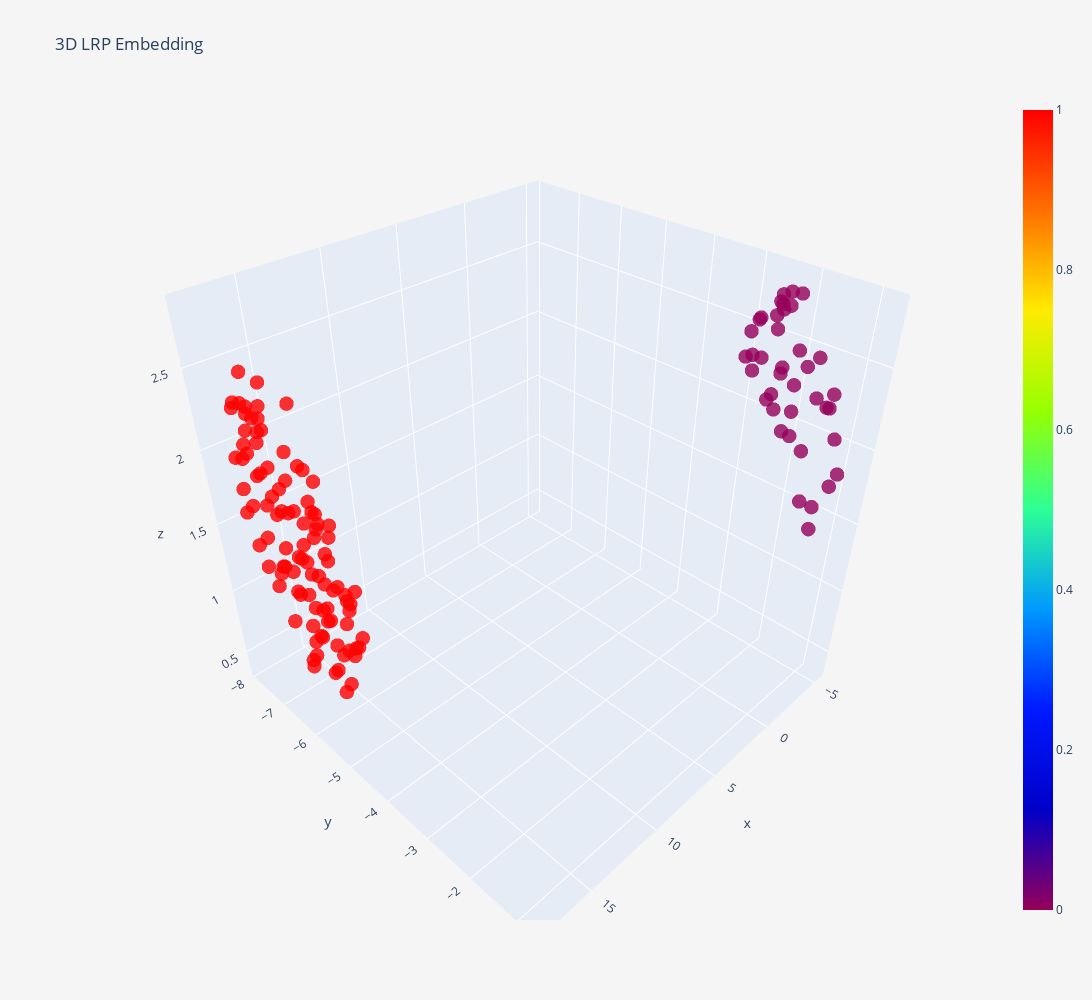

Notebook cell for this chart:
### Code cell
plot_3d_lrp(embedding, colors=risk_labels, labels=analysis_labels["ASD_DX_group"])

### Figure 1 — Plotly figure (JSON) as saved in the notebook; plotly's stock layout.template omitted (floating-point values rounded to 4 significant figures; data arrays with more than 128 entries replaced by an {"elided": "..."} marker saying what was removed)
{"data": [{"marker": {"color": {"elided": "138 int values"}, "colorscale": [[0, "rgb(150,0,90)"], [0.125, "rgb(0,0,200)"], [0.25, "rgb(0,25,255)"], [0.375, "rgb(0,152,255)"], [0.5, "rgb(44,255,150)"], [0.625, "rgb(151,255,0)"], [0.75, "rgb(255,234,0)"], [0.875, "rgb(255,111,0)"], [1, "rgb(255,0,0)"]], "opacity": 0.8, "showscale": true, "size": 5}, "mode": "markers", "name": "Training", "text": {"elided": "138 str values"}, "type": "scatter3d", "x": {"elided": "138 float values"}, "y": {"elided": "138 float values"}, "z": {"elided": "138 float values"}}], "layout": {"autosize": false, "height": 1000, "paper_bgcolor": "#F5F5F5", "scene": {"aspectmode": "auto", "aspectratio": {"x": 1, "y": 1, "z": 1}}, "title": {"text": "3D LRP Embedding"}, "width": 1200}}
